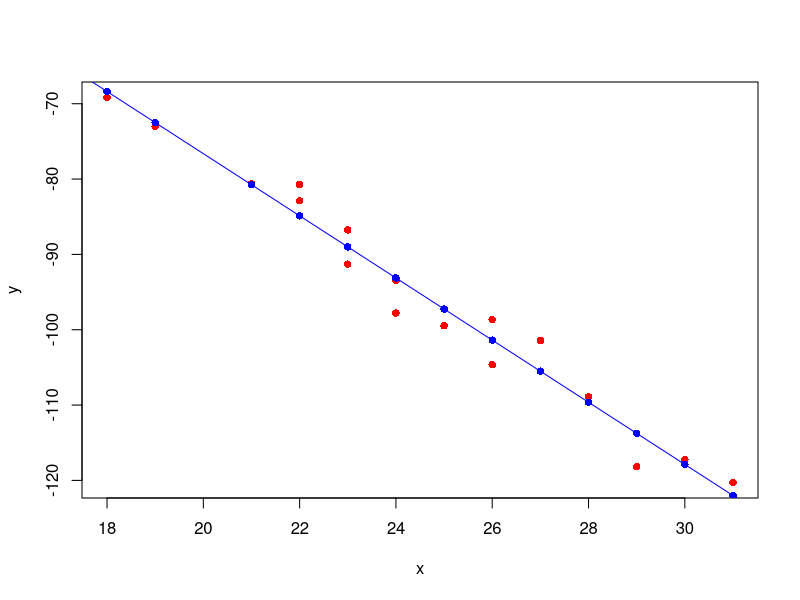

Write the R code that produced this figure.
#
#    See also -> fitted
#
x <- c(25, 23, 22, 18, 29, 19, 24, 28, 21, 26, 23, 31, 26, 27, 30, 24, 22)

A =   3
B =  -4
E = rnorm(length(x), mean = 0, sd = 3)

y <- A + B*x + E

X11()
plot (x, y, col='red', pch=16)

fit <- lm (y~x)

r <- resid(fit)

points(x, y-r, col='blue', pch=16)
abline(coef(fit)[1], coef(fit)[2], col='blue')

z <- locator(1)
